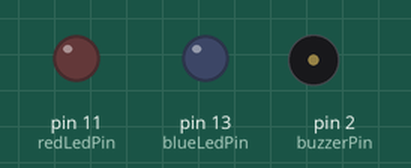
Bench run of a sketch on a simulated Arduino Uno, built with avr-gcc and run on an emulated ATmega328P. On the bench: output pins drawn as LEDs (lit = HIGH), buzzer (waves = sounding).

Above: at 0.2 s.
At 1.4 s:
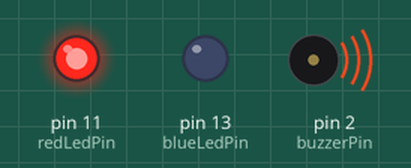
At 2.6 s:
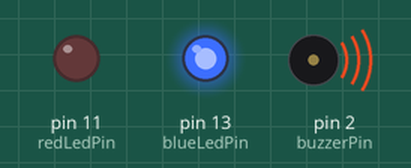
Timing chart, 0 to 3.0 s (numbered marks = the images above):
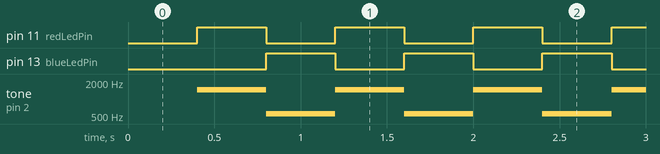

The sketch:

buzzerLED.ino
```cpp
int buzzerPin = 2;
int redLedPin = 11;
int blueLedPin = 13;
int sirenState = 0;

unsigned long lastSirenChangeTime = 0;

void setup() {
  pinMode(buzzerPin, OUTPUT);
  pinMode(redLedPin, OUTPUT);
  pinMode(blueLedPin, OUTPUT);
}

void loop() {
  unsigned long currentMillis = millis();

  // Change siren state every 400 milliseconds
  if (currentMillis - lastSirenChangeTime >= 400) {
    lastSirenChangeTime = currentMillis;
    sirenState = 1 - sirenState;

    // Play tone based on siren state
    if (sirenState == 1) {
      tone(buzzerPin, 1450);
      digitalWrite(redLedPin, HIGH);
      digitalWrite(blueLedPin, LOW);
    } else {
      tone(buzzerPin, 550);
      digitalWrite(redLedPin, LOW);
      digitalWrite(blueLedPin, HIGH);
    }
  }
}
```

Measured:
- by itself, pin 11 (redLedPin), pin 13 (blueLedPin): alternates HIGH for 0.40 s and LOW for 0.40 s
- by itself, tone on pin 2 (buzzerPin): alternates 1450 Hz for 0.40 s and 550 Hz for 0.40 s
